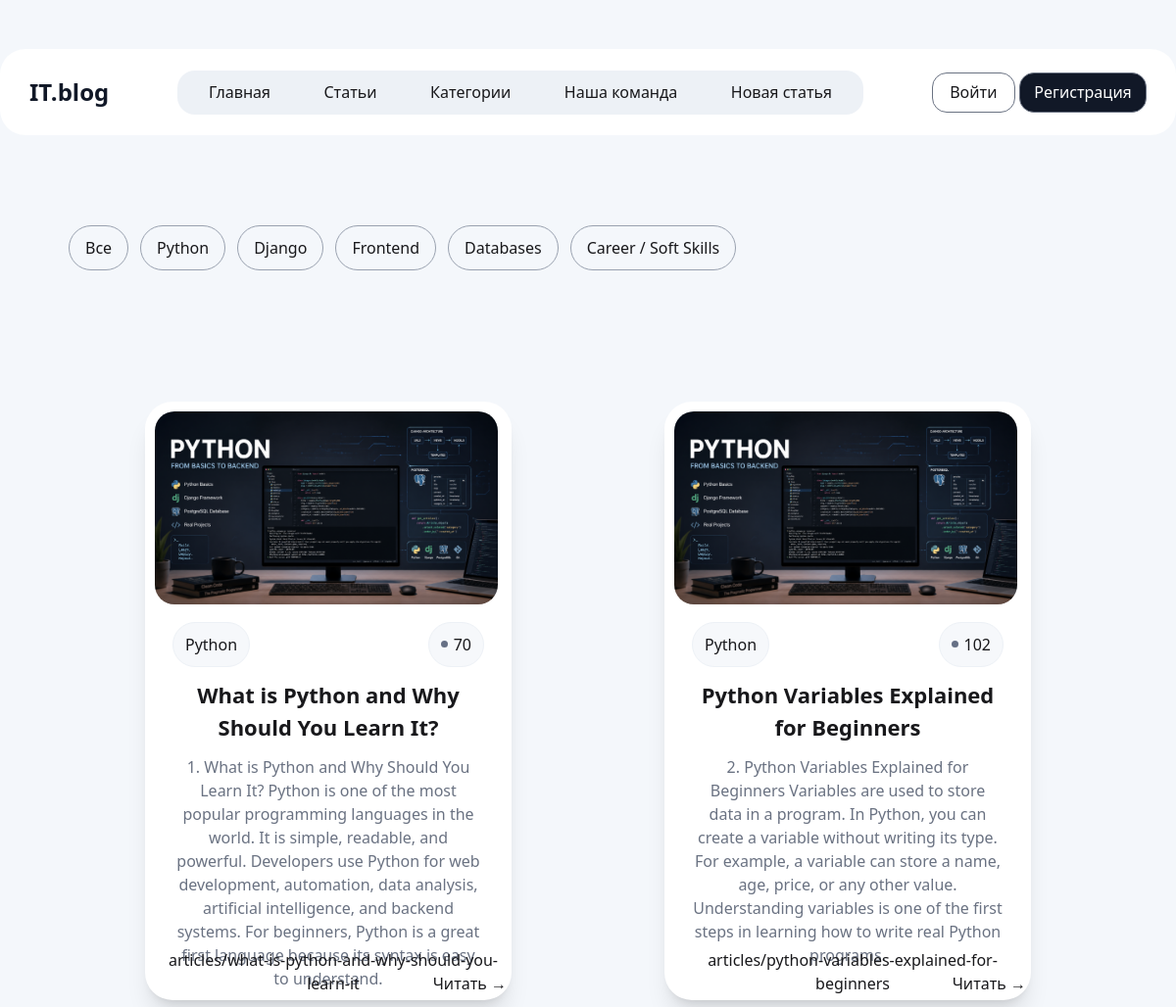
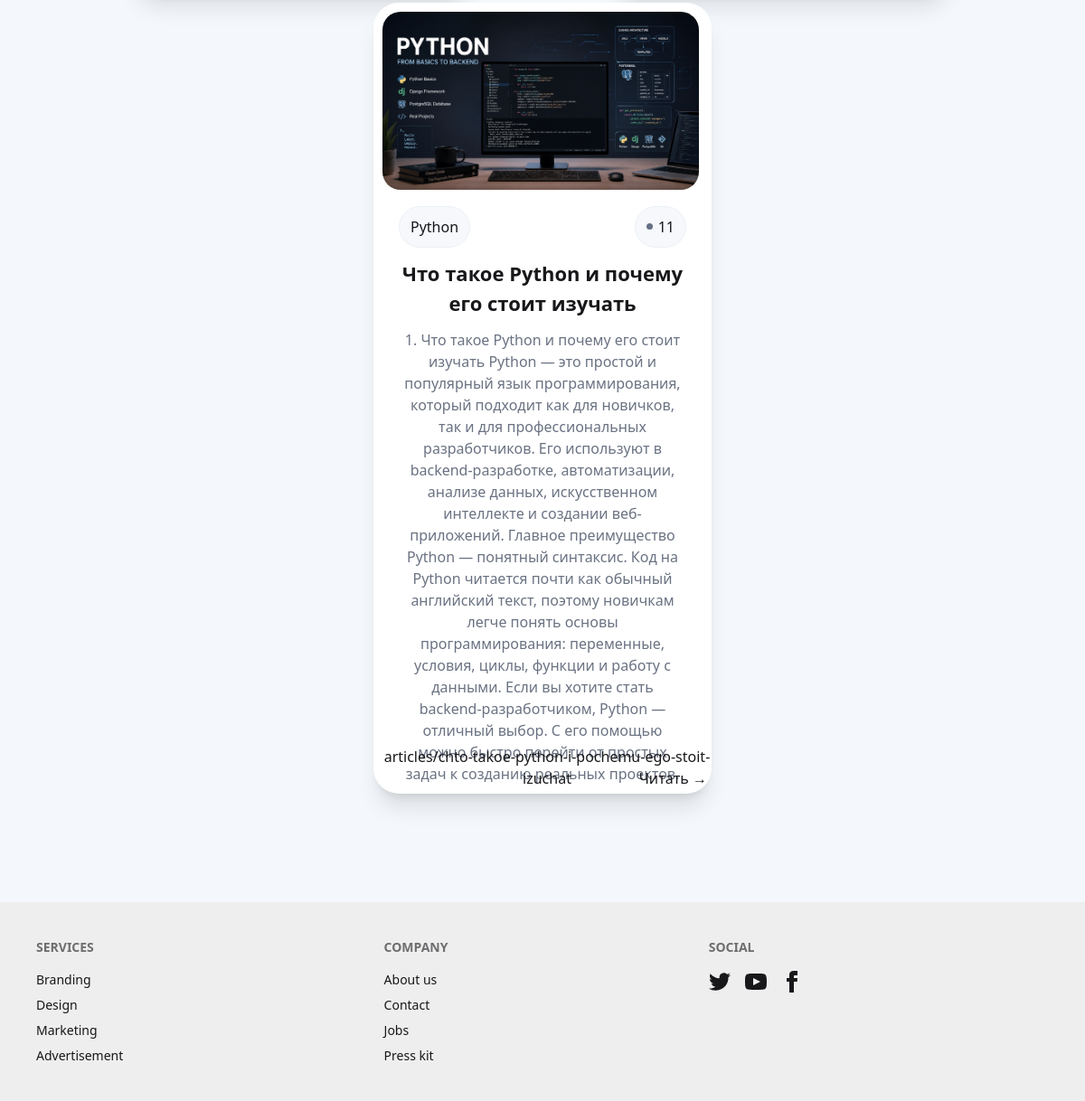
The page /category/5 on the database its author committed (2 pictures, top to bottom).
### blog/models.py (models this page shows, shortened)
class Category(models.Model):
    title = models.CharField(max_length=250, null=True, blank=True)
    def __str__(self):
        return self.title

class Articles(models.Model):
    title = models.CharField(max_length=255, null=False, blank=False)
    description = models.TextField(null=False, blank=False)
    view = models.IntegerField(default=10, null=False, blank=False)
    category = models.ForeignKey(to=Category, on_delete=models.CASCADE, null=True, blank=True)
    image = models.ImageField(upload_to='articles', null=True, blank=True)
    slug = models.SlugField(unique=True, null=True, blank=True)
    created_at = models.DateTimeField(auto_now_add=True) # type: ignore

### blog/views.py (the view)
# urls.py: path('category/<int:category_id>', category_page_view, name='category'), # type: ignore
def category_page_view(request, category_id):
    articles = Articles.objects.filter(category=category_id)
    categories = Category.objects.all()
    return render(request, 'category-page.html', {"articles": articles, 'categories': categories})

### blog/templates/category-page.html (shortened to what this page needs)
{% extends 'base.html' %}
{% block content %}
<main class="max-w-[1100px] mx-auto p-5">
    {% include './components/categories.html' %}
    <div class="flex justify-around flex-wrap align-center max-w[1200px] m-auto mt-[100px] ">
    {% for i in articles %}
    <div class="relative w-[374px] min-h-[430px] rounded-[28px] mt-[10px] bg-white shadow-xl rounded-[20px] p-[10px] text-center">
        {% if i.image.url %}
            <img class="w-[350px] rounded-[20px]" src="{{ i.image.url }}" alt="">
        {% endif %}
        <div class="flex justify-between mt-[18px] mb-[12px] px-[18px]">
            <p class="px-[12px] py-[10px] border bg-[#F6F8FB] border-[#EDF1F6] rounded-[999px]">{{ i.category }}</p>
            <p class="px-[12px] py-[10px] border bg-[#F6F8FB] border-[#EDF1F6] rounded-[999px] flex items-center gap-[6px]"> <img src="/media/krug.svg" alt="error"> {{ i.view }}</p>
        </div>
        <div class="flex flex-col gap-[12px]  items-start px-[18px] ">
            <h2 class="text-[22px] font-bold">{{ i.title }}</h2>
            <p class="text-gray-500">{{ i.description }}</p>
        </div>
        <div class="flex items-center">
            <p class="absolute bottom-[5px] ">articles/{{ i.slug }}</p>
            <button class=" absolute bottom-[5px] right-[5px]"><a href="{% url 'slug-detail' i.slug %}">Читать →</a></button>
        </div>
    </div>
    {% endfor %}
</div>
</main>
{% endblock %}

### blog/templates/components/categories.html
<div class="w-full">
    <div class="max-w-[1240px] m-auto flex flex-wrap gap-3 mt-12 justify-start">
        <a href="{% url 'home' %}" class=" cursor-pointer py-[10px] px-[16px] border border-1 border-gray-400 rounded-[25px] hover:bg-[#111827] hover:text-white transition-all duration-300">Все</a>
        {% for category in categories %}
        <a href="{% url 'category' category.id %}" class="py-[10px] px-[16px] border border-1 border-gray-400 rounded-[25px] hover:bg-[#111827] hover:text-white transition-all duration-300">
            {{ category.title }}
        </a>
        {% endfor %}
    </div>
</div>

### templates/base.html (style rules this page uses)
body { background-color: #F4F7FB; }

### rows shown on the page
Category: title "Python"
Category: title "Django"
Category: title "Frontend"
Category: title "Databases"
Category: title "Career / Soft Skills"
Articles: image (picture), category "Python", view "70", title "What is Python and Why Should You Learn It?", description "1. What is Python and Why Should You Learn It? Python is one of the most popular programming languages in the world. It is simple, readable, and powerful. Developers use Python for web development, automation, data analysis, artificial intelligence, and backend systems. For beginners, Python is a great first language because its syntax is easy to understand.", slug "what-is-python-and-why-should-you-learn-it"
Articles: image (picture), category "Python", view "102", title "Python Variables Explained for Beginners", description "2. Python Variables Explained for Beginners Variables are used to store data in a program. In Python, you can create a variable without writing its type. For example, a variable can store a name, age, price, or any other value. Understanding variables is one of the first steps in learning how to write real Python programs.", slug "python-variables-explained-for-beginners"
Articles: image (picture), category "Python", view "11", title "Что такое Python и почему его стоит изучать", description "1. Что такое Python и почему его стоит изучать Python — это простой и популярный язык программирования, который подходит как для новичков, так и для профессиональных разработчиков. Его используют в backend-разработке, автоматизации, анализе данных, искусственном интеллекте и создании веб-приложений. Главное преимущество Python — понятный синтаксис. Код на Python читается почти как обычный английский текст, поэтому новичкам легче понять основы программирования: переменные, условия, циклы, функции и работу с данными. Если вы хотите стать backend-разработчиком, Python — отличный выбор. С его помощью можно быстро перейти от простых задач к созданию реальных проектов.", slug "chto-takoe-python-i-pochemu-ego-stoit-izuchat"
